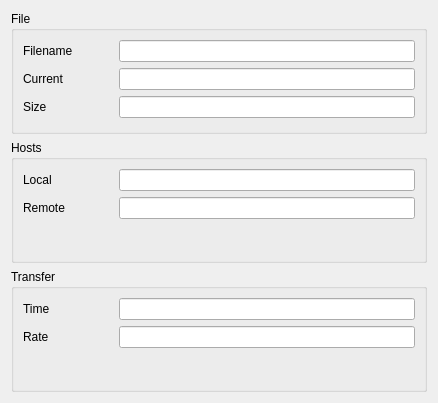
<?xml version="1.0" encoding="UTF-8"?>
<ui version="4.0">
 <class>CopyDialog</class>
 <widget class="QDialog" name="CopyDialog">
  <property name="geometry">
   <rect>
    <x>0</x>
    <y>0</y>
    <width>438</width>
    <height>403</height>
   </rect>
  </property>
  <property name="windowTitle">
   <string>Detail</string>
  </property>
  <layout class="QVBoxLayout" name="verticalLayout">
   <item>
    <widget class="QGroupBox" name="groupBox_3">
     <property name="title">
      <string>File</string>
     </property>
     <layout class="QFormLayout" name="formLayout_3">
      <item row="0" column="0">
       <widget class="QLabel" name="label_1">
        <property name="minimumSize">
         <size>
          <width>90</width>
          <height>0</height>
         </size>
        </property>
        <property name="text">
         <string>Filename</string>
        </property>
       </widget>
      </item>
      <item row="0" column="1">
       <widget class="QLineEdit" name="file">
        <property name="readOnly">
         <bool>true</bool>
        </property>
       </widget>
      </item>
      <item row="1" column="0">
       <widget class="QLabel" name="label_2">
        <property name="minimumSize">
         <size>
          <width>90</width>
          <height>0</height>
         </size>
        </property>
        <property name="text">
         <string>Current</string>
        </property>
       </widget>
      </item>
      <item row="1" column="1">
       <widget class="QLineEdit" name="curr">
        <property name="readOnly">
         <bool>true</bool>
        </property>
       </widget>
      </item>
      <item row="2" column="0">
       <widget class="QLabel" name="label_3">
        <property name="minimumSize">
         <size>
          <width>90</width>
          <height>0</height>
         </size>
        </property>
        <property name="text">
         <string>Size</string>
        </property>
       </widget>
      </item>
      <item row="2" column="1">
       <widget class="QLineEdit" name="size">
        <property name="readOnly">
         <bool>true</bool>
        </property>
       </widget>
      </item>
     </layout>
    </widget>
   </item>
   <item>
    <widget class="QGroupBox" name="groupBox_2">
     <property name="title">
      <string>Hosts</string>
     </property>
     <layout class="QFormLayout" name="formLayout_2">
      <item row="0" column="0">
       <widget class="QLabel" name="label_5">
        <property name="minimumSize">
         <size>
          <width>90</width>
          <height>0</height>
         </size>
        </property>
        <property name="text">
         <string>Local</string>
        </property>
       </widget>
      </item>
      <item row="0" column="1">
       <widget class="QLineEdit" name="local">
        <property name="readOnly">
         <bool>true</bool>
        </property>
       </widget>
      </item>
      <item row="1" column="0">
       <widget class="QLabel" name="label_6">
        <property name="minimumSize">
         <size>
          <width>90</width>
          <height>0</height>
         </size>
        </property>
        <property name="text">
         <string>Remote</string>
        </property>
       </widget>
      </item>
      <item row="1" column="1">
       <widget class="QLineEdit" name="remote">
        <property name="readOnly">
         <bool>true</bool>
        </property>
       </widget>
      </item>
     </layout>
    </widget>
   </item>
   <item>
    <widget class="QGroupBox" name="groupBox">
     <property name="title">
      <string>Transfer</string>
     </property>
     <layout class="QFormLayout" name="formLayout">
      <item row="0" column="0">
       <widget class="QLabel" name="label_4">
        <property name="minimumSize">
         <size>
          <width>90</width>
          <height>0</height>
         </size>
        </property>
        <property name="text">
         <string>Time</string>
        </property>
       </widget>
      </item>
      <item row="0" column="1">
       <widget class="QLineEdit" name="time">
        <property name="readOnly">
         <bool>true</bool>
        </property>
       </widget>
      </item>
      <item row="1" column="0">
       <widget class="QLabel" name="label">
        <property name="minimumSize">
         <size>
          <width>90</width>
          <height>0</height>
         </size>
        </property>
        <property name="text">
         <string>Rate</string>
        </property>
       </widget>
      </item>
      <item row="1" column="1">
       <widget class="QLineEdit" name="rate">
        <property name="readOnly">
         <bool>true</bool>
        </property>
       </widget>
      </item>
     </layout>
    </widget>
   </item>
  </layout>
 </widget>
 <resources/>
 <connections/>
</ui>
